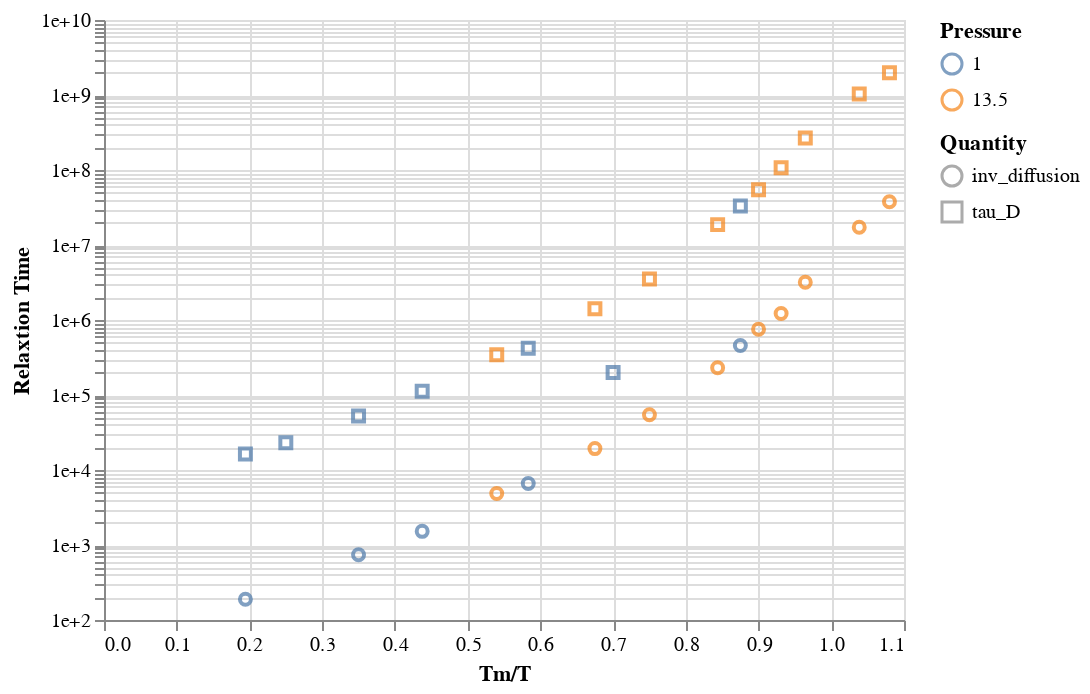

The cell this chart's notebook holds for it:
### Markdown cell above
### Rotational Relxation

### Code cell
import altair.vegalite.v2 as alt

c = alt.Chart(comp_relax_df).mark_point().encode(
    alt.X('inv_temp', title="Tm/T"),
    alt.Y('value', title="Relaxtion Time", scale=alt.Scale(type='log'), axis=alt.Axis(format='e')),
    alt.Color('pressure:N', title="Pressure"),
    alt.Shape('variable', title="Quantity"),
)

c.transform_filter((alt.datum.variable == "inv_diffusion") | (alt.datum.variable == "tau_D"))

### Figure 1 — Vega-Lite specification as saved in the notebook (floating-point values rounded to 4 significant figures; data arrays with more than 128 entries replaced by an {"elided": "..."} marker saying what was removed)
{"$schema": "https://vega.github.io/schema/vega-lite/v2.6.0.json", "config": {"view": {"height": 300, "width": 400}}, "data": {"name": "data-a7a4cdf574781bfb04751905b025e023"}, "datasets": {"data-a7a4cdf574781bfb04751905b025e023": {"elided": "285 records"}}, "encoding": {"color": {"field": "pressure", "title": "Pressure", "type": "nominal"}, "shape": {"field": "variable", "title": "Quantity", "type": "nominal"}, "x": {"field": "inv_temp", "title": "Tm/T", "type": "quantitative"}, "y": {"axis": {"format": "e"}, "field": "value", "scale": {"type": "log"}, "title": "Relaxtion Time", "type": "quantitative"}}, "mark": "point", "transform": [{"filter": "((datum.variable === 'inv_diffusion') || (datum.variable === 'tau_D'))"}]}
